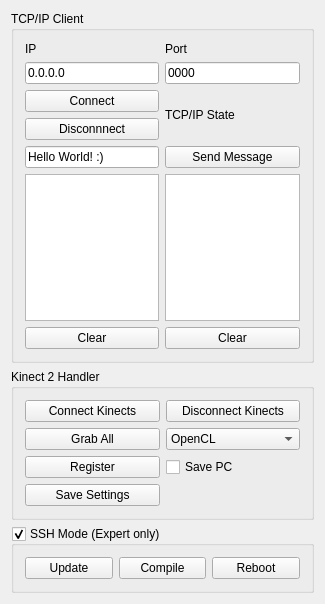
<?xml version="1.0" encoding="UTF-8"?>
<ui version="4.0">
 <class>ClientWidget</class>
 <widget class="QWidget" name="ClientWidget">
  <property name="geometry">
   <rect>
    <x>0</x>
    <y>0</y>
    <width>325</width>
    <height>604</height>
   </rect>
  </property>
  <property name="windowTitle">
   <string>MultiKinect TCPIP Controller</string>
  </property>
  <layout class="QVBoxLayout" name="verticalLayout">
   <item>
    <widget class="QGroupBox" name="groupBox">
     <property name="title">
      <string>TCP/IP Client</string>
     </property>
     <layout class="QGridLayout" name="gridLayout_2">
      <item row="6" column="1">
       <widget class="QPushButton" name="pushButton">
        <property name="text">
         <string>Clear</string>
        </property>
       </widget>
      </item>
      <item row="1" column="2">
       <widget class="QLineEdit" name="lineEdit_Port">
        <property name="text">
         <string>0000</string>
        </property>
       </widget>
      </item>
      <item row="3" column="1">
       <widget class="QPushButton" name="pushButton_Disconnect">
        <property name="text">
         <string>Disconnnect</string>
        </property>
       </widget>
      </item>
      <item row="4" column="1">
       <widget class="QLineEdit" name="lineEdit_Message">
        <property name="text">
         <string>Hello World! :)</string>
        </property>
       </widget>
      </item>
      <item row="6" column="2">
       <widget class="QPushButton" name="pushButton_2">
        <property name="text">
         <string>Clear</string>
        </property>
       </widget>
      </item>
      <item row="0" column="1">
       <widget class="QLabel" name="label">
        <property name="text">
         <string>IP</string>
        </property>
       </widget>
      </item>
      <item row="4" column="2">
       <widget class="QPushButton" name="pushButton_Send">
        <property name="text">
         <string>Send Message</string>
        </property>
       </widget>
      </item>
      <item row="2" column="2" rowspan="2">
       <widget class="QLabel" name="label_ConnectionState">
        <property name="text">
         <string>TCP/IP State</string>
        </property>
       </widget>
      </item>
      <item row="2" column="1">
       <widget class="QPushButton" name="pushButton_Connect">
        <property name="text">
         <string>Connect</string>
        </property>
       </widget>
      </item>
      <item row="5" column="1">
       <widget class="QPlainTextEdit" name="plainTextEdit_sent"/>
      </item>
      <item row="0" column="2">
       <widget class="QLabel" name="label_2">
        <property name="text">
         <string>Port</string>
        </property>
       </widget>
      </item>
      <item row="5" column="2">
       <widget class="QPlainTextEdit" name="plainTextEdit_received"/>
      </item>
      <item row="1" column="1">
       <widget class="QLineEdit" name="lineEdit_IP">
        <property name="text">
         <string>0.0.0.0</string>
        </property>
       </widget>
      </item>
     </layout>
    </widget>
   </item>
   <item>
    <widget class="QGroupBox" name="groupBox_2">
     <property name="title">
      <string>Kinect 2 Handler</string>
     </property>
     <layout class="QGridLayout" name="gridLayout_3">
      <item row="0" column="1">
       <widget class="QPushButton" name="pushButton_Disconnect_Devices">
        <property name="text">
         <string>Disconnect Kinects</string>
        </property>
       </widget>
      </item>
      <item row="2" column="1">
       <widget class="QComboBox" name="comboBox">
        <property name="currentIndex">
         <number>2</number>
        </property>
        <item>
         <property name="text">
          <string>Cpu</string>
         </property>
        </item>
        <item>
         <property name="text">
          <string>OpenGL</string>
         </property>
        </item>
        <item>
         <property name="text">
          <string>OpenCL</string>
         </property>
        </item>
        <item>
         <property name="text">
          <string>Cuda</string>
         </property>
        </item>
       </widget>
      </item>
      <item row="2" column="0">
       <widget class="QPushButton" name="pushButton_Grab_Devices">
        <property name="text">
         <string>Grab All</string>
        </property>
       </widget>
      </item>
      <item row="3" column="0">
       <widget class="QPushButton" name="pushButton_Register">
        <property name="text">
         <string>Register</string>
        </property>
       </widget>
      </item>
      <item row="0" column="0">
       <widget class="QPushButton" name="pushButton_Connect_Devices">
        <property name="text">
         <string>Connect Kinects</string>
        </property>
       </widget>
      </item>
      <item row="3" column="1">
       <widget class="QCheckBox" name="checkBox_savePC">
        <property name="text">
         <string>Save PC</string>
        </property>
       </widget>
      </item>
      <item row="4" column="0">
       <widget class="QPushButton" name="pushButton_Save_Settings">
        <property name="text">
         <string>Save Settings</string>
        </property>
       </widget>
      </item>
     </layout>
    </widget>
   </item>
   <item>
    <widget class="QGroupBox" name="groupBox_ExpertMode">
     <property name="title">
      <string>SSH Mode (Expert only)</string>
     </property>
     <property name="checkable">
      <bool>true</bool>
     </property>
     <property name="checked">
      <bool>true</bool>
     </property>
     <layout class="QGridLayout" name="gridLayout">
      <item row="0" column="0">
       <layout class="QHBoxLayout" name="horizontalLayout_2">
        <item>
         <widget class="QPushButton" name="pushButton_SSHUpdate">
          <property name="enabled">
           <bool>true</bool>
          </property>
          <property name="text">
           <string>Update</string>
          </property>
         </widget>
        </item>
        <item>
         <widget class="QPushButton" name="pushButton_SSHClientCompile">
          <property name="enabled">
           <bool>true</bool>
          </property>
          <property name="text">
           <string>Compile</string>
          </property>
         </widget>
        </item>
        <item>
         <widget class="QPushButton" name="pushButton_SSHReboot">
          <property name="enabled">
           <bool>true</bool>
          </property>
          <property name="text">
           <string>Reboot</string>
          </property>
         </widget>
        </item>
       </layout>
      </item>
     </layout>
    </widget>
   </item>
  </layout>
 </widget>
 <layoutdefault spacing="6" margin="11"/>
 <resources/>
 <connections>
  <connection>
   <sender>pushButton</sender>
   <signal>clicked()</signal>
   <receiver>plainTextEdit_sent</receiver>
   <slot>clear()</slot>
   <hints>
    <hint type="sourcelabel">
     <x>84</x>
     <y>371</y>
    </hint>
    <hint type="destinationlabel">
     <x>75</x>
     <y>311</y>
    </hint>
   </hints>
  </connection>
  <connection>
   <sender>pushButton_2</sender>
   <signal>clicked()</signal>
   <receiver>plainTextEdit_received</receiver>
   <slot>clear()</slot>
   <hints>
    <hint type="sourcelabel">
     <x>272</x>
     <y>363</y>
    </hint>
    <hint type="destinationlabel">
     <x>261</x>
     <y>322</y>
    </hint>
   </hints>
  </connection>
 </connections>
</ui>
